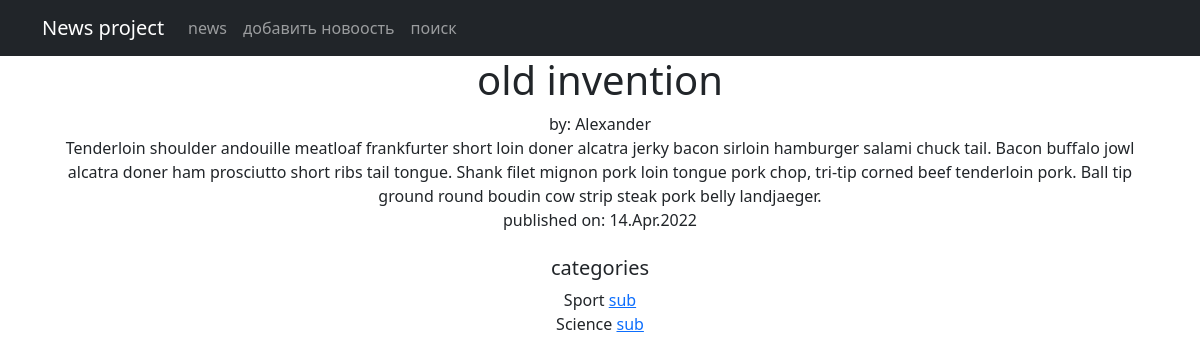
The page /news/2 on the database its author committed.
### news/models.py (models this page shows, shortened)
class Post(models.Model):
    author = models.ForeignKey(Author, on_delete=models.CASCADE)
    type = models.CharField(max_length=2, choices=post_types)
    creation_time = models.DateTimeField(auto_now_add=True)
    categories = models.ManyToManyField(Category, through="PostCategory")
    header = models.CharField(max_length=255)
    text = models.TextField()
    rating = models.IntegerField(default=0)

class Author(models.Model):
    user = models.OneToOneField(User, on_delete=models.CASCADE)
    rating = models.IntegerField(default=0)
    def __str__(self):
        return f'{self.user.username}'

class Category(models.Model):
    name = models.CharField(unique=True, max_length=255)
    subscribers = models.ManyToManyField(User, through="CategoryUser")
    def __str__(self):
        return f'{self.name}'

### news/views.py (the view)
# urls.py: path('<int:pk>', NewsDetail.as_view()),
class NewsDetail(DetailView):
    model = Post
    template_name = "news_detail.html"
    context_object_name = "news_detail"

### news/templatetags/custom_filters.py (called while the page is built)
@register.filter()
def censor(text):
    text = text.split()
    for i, word in enumerate(text):
        print(text[i])
        if "".join(c for c in word.lower() if c.isalpha()) in WORD_BLACKLIST:
            text[i] = word[0] + "".join("*" for _ in word[1:-1]) + word[-1]
            print(text[i])
    return " ".join(text)

### templates/news_detail.html (shortened to what this page needs)
{% extends 'flatpages/default.html' %}
{% load custom_filters %}
{% block content %}
<h1>{{news_detail.header|censor}}</h1>
<div>by: {{news_detail.author }}</div>
<div>{{news_detail.text|censor}}<br>published on: {{news_detail.creation_time|date:'d.M.Y'}}</div>
<br>
<h5>categories</h5>
{% if news_detail.categories %}
    {% for category in news_detail.categories.all %}
        <div>{{ category }} <a href="{%url 'subscribe'%}?cat={{ category }}">sub</a></div>
    {% endfor %}
{% endif %}
{% endblock content %}

### rows shown on the page
Post: header|censor "old invention", author "Alexander", text|censor "Tenderloin shoulder andouille meatloaf frankfurter short loin doner alcatra jerky bacon sirloin hamburger salami chuck tail. Bacon buffalo jowl alcatra doner ham prosciutto short ribs tail tongue. Shank filet mignon pork loin tongue pork chop, tri-tip corned beef tenderloin pork. Ball tip ground round boudin cow strip steak pork belly landjaeger.", creation_time "14.Apr.2022"
Category: name "Sport"
Category: name "Science"
